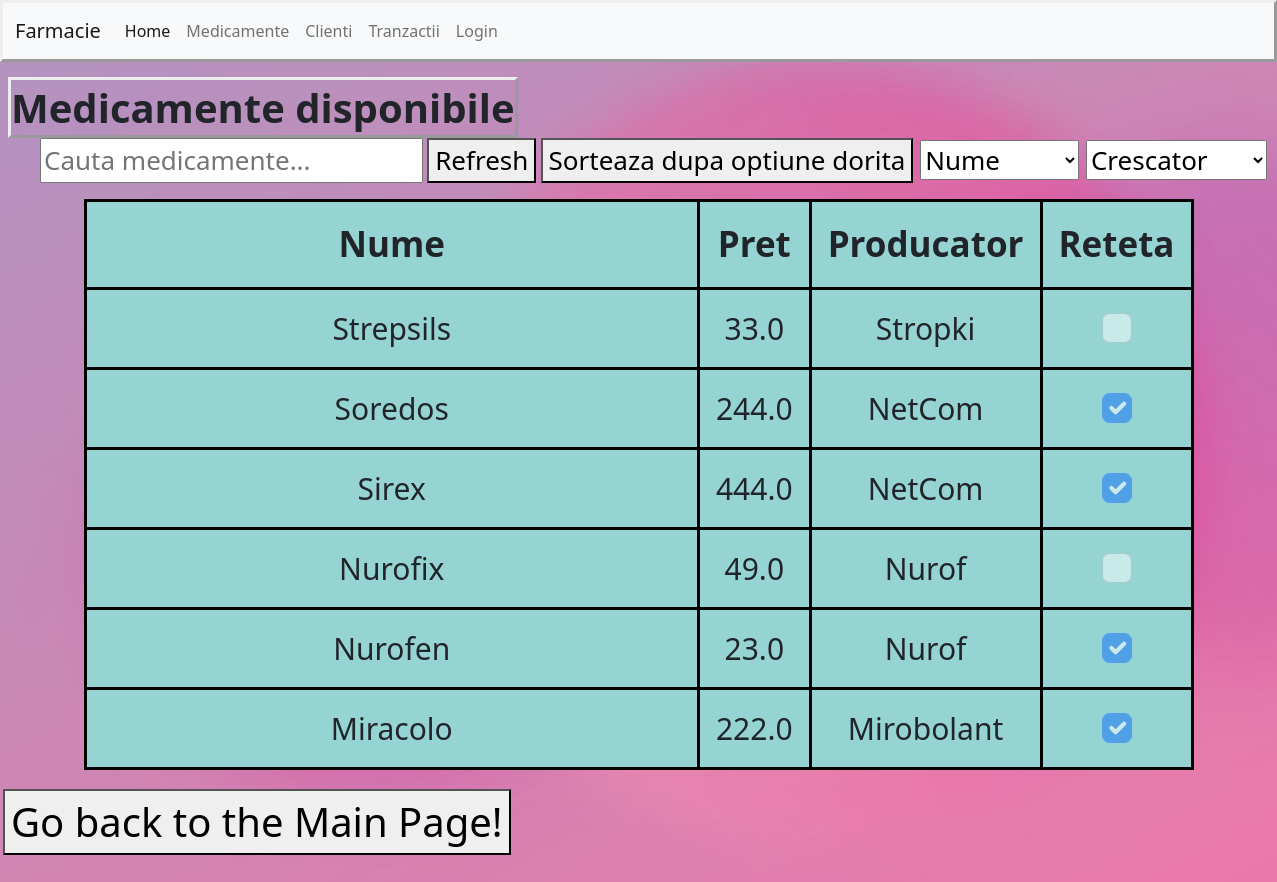
/medicamente/, run on an earlier commit of the app's database.
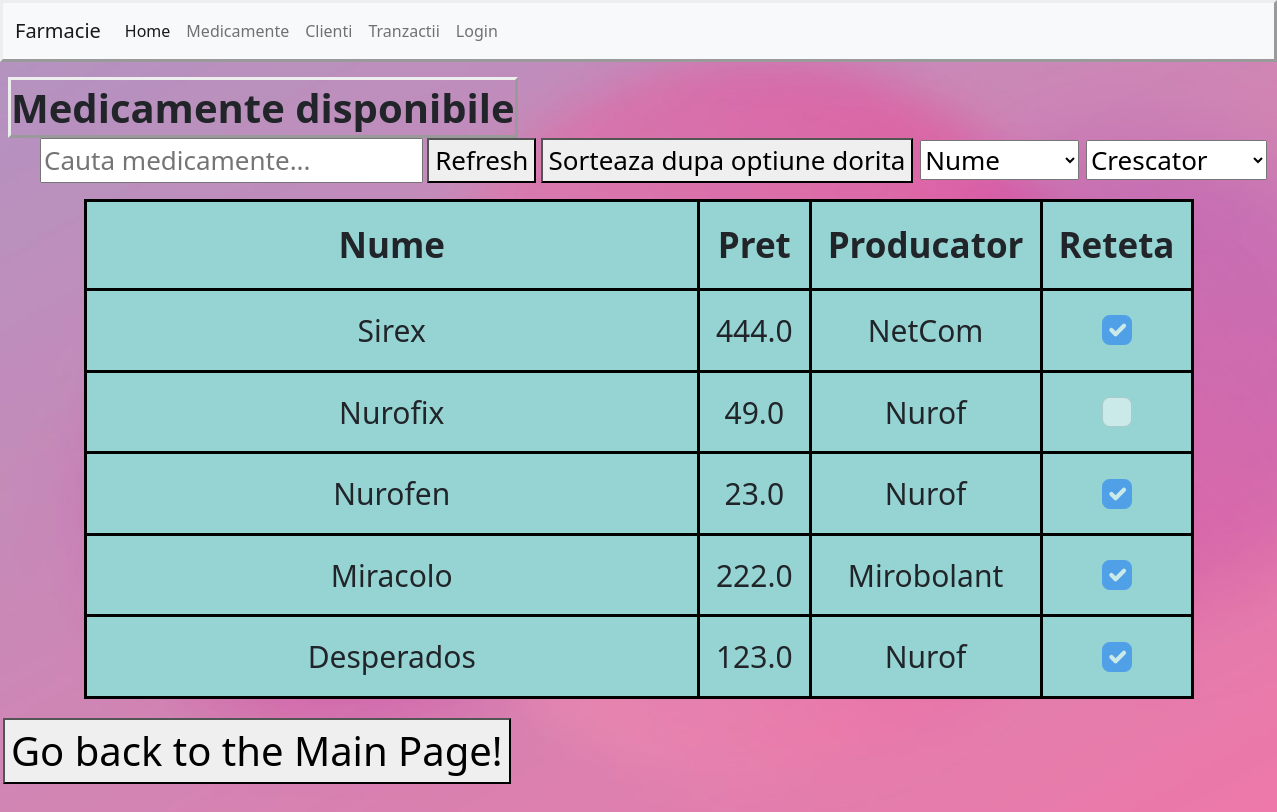
And on a later commit of the database.
### FarmacieOnline/models.py (models this page shows, shortened)
class Medicament(models.Model):
    id = models.BigAutoField(primary_key=True)
    nume = models.CharField(max_length=50)
    producator = models.CharField(max_length=50)
    pret = models.FloatField(null=True, blank=True)
    necesita_reteta = models.BooleanField(default=False)
    class Meta:
        ordering = ['-nume']  # CLASA ASTA AJUTA PENTRU A SORTA ITEMELE DIN BAZA DE DATE DUPA ANUMITE CAMPURI ALE EI!!!

### FarmacieOnline/views.py (the view, shortened to what this page needs)
# urls.py: path('medicamente/', views.pageMedicamente, name='medicamente'),
def pageMedicamente(request):
    medicamente = Medicament.objects.all().values() #toate medicamentele initiale
    q = request.GET.get('q')
    if q != None: #Avem selectata optiune de filtrare
        medicamente = Medicament.objects.filter(Q(nume__contains=q) |
                                                Q(producator__contains=q))\
    display_type = request.GET.get("display_type")
    display_order = request.GET.get("display_order")
    context = {
        'medicamente': medicamente
    }
    return render(request, 'medicamente.html', context)

### FarmacieOnline/templates/medicamente.html (shortened to what this page needs)
{% extends "main.html" %}
{% load static %}
 {% block css %}
            <link rel="stylesheet" href="{% static 'ItemsPage.css' %}">
     {% endblock %}
{% block content %}
    <span><strong>Medicamente disponibile</strong> </span>
<ul id = "parent">
    <li class="child">
    <form class="child" method="GET" action="" title="Filtreaza medicamentele ce contin textul introdus...">
        <input type="search" name="q" placeholder="Cauta medicamente...">
    </form>
    </li>
    <li class="child">
         <form class="child" action="{% url 'medicamente' %}">
         <button type="submit">Refresh</button>
         </form>
    </li>
    <li class="child">
        <form method="GET" title="Sorteaza medicamentele dupa..."  >
            <button type="submit">Sorteaza dupa optiune dorita</button>
                    <select name="display_type">
                        <option value="nume">Nume</option>
                    </select>
                    <select name="display_order">
                        <option value="asc">Crescator</option>
                    </select>
        </form>
    </li>
</ul>
<div class="container">
<table>
     <tr>
           <th>Nume</th>
           <th>Pret</th>
           <th>Producator</th>
           <th>Reteta</th>
     </tr>
    {% for medicament in medicamente %}
        <tr>
            <td>{{ medicament.nume }} </td>
            <td>{{ medicament.pret }}</td>
            <td>{{ medicament.producator }}</td>
            <td>
               <input class="form-check-input" type="checkbox" disabled
                       {% if medicament.necesita_reteta %}
                            checked
                        {% endif %}>
            </td>
        </tr>
    {% endfor %}
</table>
</div>
{% endblock %}

### FarmacieOnline/templates/main.html (shortened to what this page needs)
<!DOCTYPE html>
<html lang="ro">
<head>
    <link rel="stylesheet" href="https://cdn.jsdelivr.net/npm/bootstrap@5.1.3/dist/css/bootstrap.min.css">
    {% load static %}
    <link rel="stylesheet" href="{% static 'main.css' %}">
    {% block css %}
    {% endblock  %}
</head>
<body>
{% include "navbar.html" %}
<main class="mx-2 my-3">
    {% block content %}
    {% endblock  %}
</main>
<footer class="footer navbar-fixed-bottom">
    <button id = "link-back" onclick="window.location = '/'" title="Go back to the starting page of this web site!">
            Go back to the Main Page!
    </button>
</footer>
</body>
</html>

### FarmacieOnline/templates/navbar.html (shortened to what this page needs)
{% load static %}
{% block css %}
    <link rel="stylesheet" href="{% static 'arrow.css' %}">
    <link rel="stylesheet" href="{% static 'navbar.css' %}">
{% endblock %}
<nav class="navbar navbar-expand-lg navbar-light bg-light">
  <div class="container-fluid">
    <a class="navbar-brand" href="#">Farmacie</a>
    <div class="collapse navbar-collapse" id="navbarNavAltMarkup">
      <div class="navbar-nav">
        <a class="nav-link active" aria-current="page" href="{% url 'home' %}">Home</a>
        <a class="nav-link" href="{% url 'medicamente' %}">Medicamente</a>
        <a class="nav-link" href="{% url 'clienti' %}">Clienti</a>
        <a class="nav-link" href="{% url 'tranzactii' %}">Tranzactii</a>
        {% if request.user.is_authenticated %}
            <a class="nav-link" href="{% url 'logout' %}">Logout</a>
        {% else %}
            <a class="nav-link" href="{% url 'login' %}">Login</a>
        {% endif %}
      </div>
    </div>
  </div>
</nav>

### FarmacieOnline/static/main.css (style rules this page uses)
footer { height: 100px; }

### FarmacieOnline/static/ItemsPage.css (style rules this page uses)
body { background-color: crimson; background-image: url("Luminous_design_Django.jpg"); background-attachment: fixed; background-size: cover; }
table, th, td { border: 3px solid black; border-collapse: collapse; margin:3px; }
table { table-layout: fixed; max-width:100%; padding:0; margin-top:3px; height:500px }
th { font-size:35px; text-underline: black; }
td { font-size: 30px; }
th, td { text-align: center; text-anchor: middle; padding: 1rem; width: 100%; background-color: #96D4D4; word-wrap: break-word }
#parent { white-space: nowrap; }
.child { display: inline-block; font-size:26px; }
span { text-emphasis: #4ac1f7; border-style: outset; font-size:40px; }
ul { list-style-type: none; }

### FarmacieOnline/static/navbar.css (style rules this page uses)
.footer { resize: both; position: relative; text-align: Left; bottom:0px; margin-bottom:25px; margin-top: auto; border:5px; }
#link-back { font-size:40px; margin:3px; }
nav { border-style: outset; mso-border-shadow: yes; }

What changed in the data, as far as the page shows it:
removed Medicament: nume "Strepsils", pret "33.0", producator "Stropki"
removed Medicament: nume "Soredos", pret "244.0", producator "NetCom", necesita_reteta "☑"
added Medicament: nume "Desperados", pret "123.0", producator "Nurof", necesita_reteta "☑"
